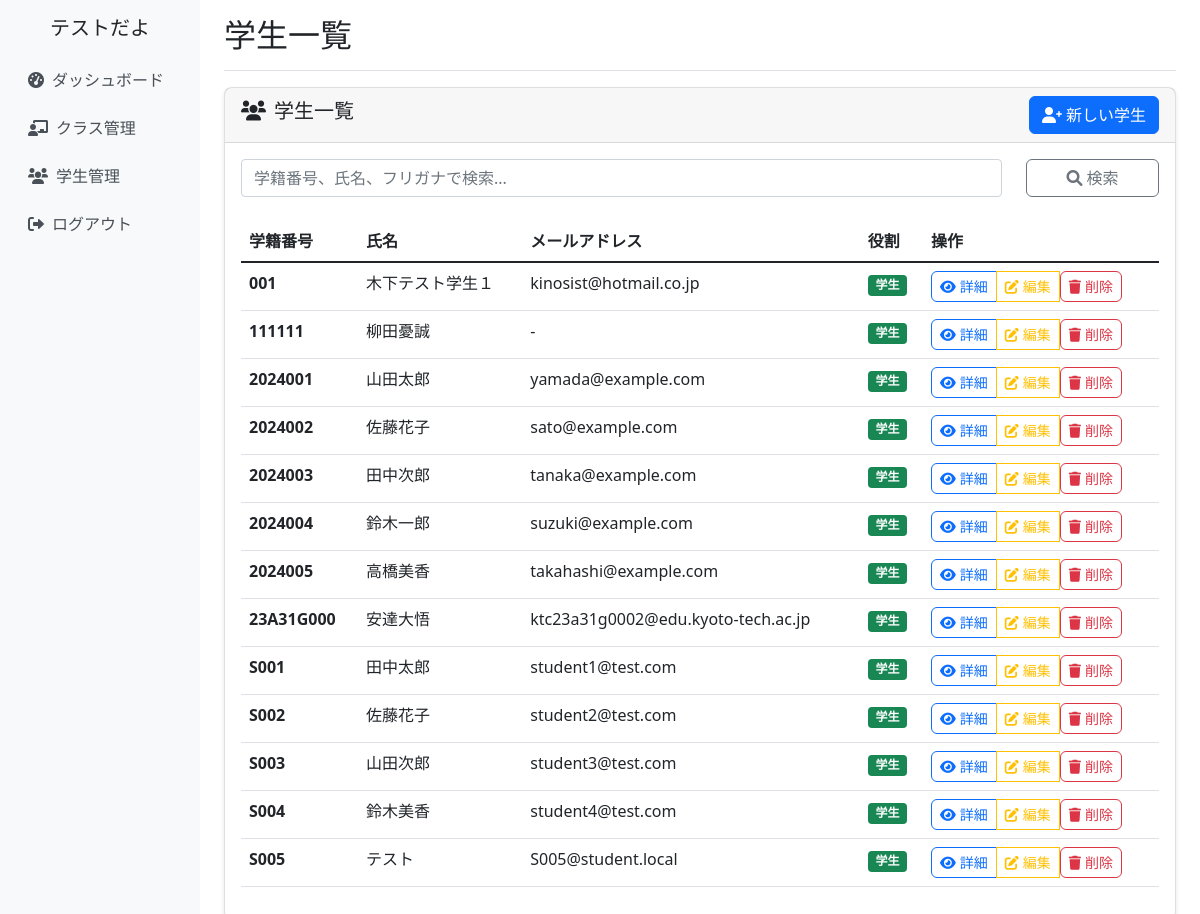
/students/ (signed in), run on the app's committed database.
### school_management/models.py (models this page shows, shortened)
class CustomUser(AbstractUser):
    ROLE_CHOICES = [
        ('admin', '管理者'),
        ('teacher', '教員'),
        ('student', '学生'),
    ]
    username = None  # usernameフィールドを無効化
    email = models.EmailField(unique=True, null=True, blank=True)
    full_name = models.CharField(max_length=100, verbose_name='氏名')
    furigana = models.CharField(max_length=100, blank=True, verbose_name='ふりがな')
    points = models.IntegerField(default=0, verbose_name='ポイント')
    role = models.CharField(
        max_length=10,
        choices=ROLE_CHOICES,
        default='student',
        verbose_name='役割'
    )
    student_number = models.CharField(max_length=20, blank=True, verbose_name='学籍番号')
    teacher_id = models.CharField(max_length=20, blank=True, verbose_name='教員ID')
    created_at = models.DateTimeField(auto_now_add=True, verbose_name='登録日時')
    updated_at = models.DateTimeField(auto_now=True, verbose_name='更新日時')
    groups = models.ManyToManyField(
        'auth.Group',
        verbose_name='groups',
        blank=True,
        help_text='The groups this user belongs to.',
        related_name="customuser_set",
        related_query_name="customuser",
    )
    user_permissions = models.ManyToManyField(
        'auth.Permission',
        verbose_name='user permissions',
        blank=True,
        help_text='Specific permissions for this user.',
        related_name="customuser_set",
        related_query_name="customuser",
    )
    USERNAME_FIELD = 'email'
    REQUIRED_FIELDS = ['full_name']
    objects = CustomUserManager()
    class Meta:
        verbose_name = 'ユーザー'
        verbose_name_plural = 'ユーザー'

### school_management/views.py (the view, shortened to what this page needs)
# urls.py: path('students/', views.student_list_view, name='student_list'),
@login_required
def student_list_view(request):
    students = Student.objects.filter(
        role='student',
        student_number__isnull=False,
        student_number__gt=''
    ).order_by('student_number')
    search_query = request.GET.get('search', '')
    if search_query:
        students = students.filter(
            Q(student_number__icontains=search_query) |
            Q(full_name__icontains=search_query)
        )
    context = {
        'students': students,
        'search_query': search_query,
    }
    return render(request, 'school_management/student_list.html', context)

### school_management/templates/school_management/student_list.html (shortened to what this page needs)
{% extends 'school_management/base.html' %}
{% block page_title %}学生一覧{% endblock %}
{% block content %}
<div class="row">
    <div class="col-12">
        <div class="card">
            <div class="card-header d-flex justify-content-between align-items-center">
                <h5><i class="fas fa-users me-2"></i>学生一覧</h5>
                <a href="{% url 'school_management:student_create' %}" class="btn btn-primary">
                    <i class="fas fa-user-plus me-1"></i>新しい学生
                </a>
            </div>
            <div class="card-body">
                <form method="get" class="mb-4">
                    <div class="row">
                        <div class="col-md-10">
                            <input type="text" class="form-control" name="search"
                                   placeholder="学籍番号、氏名、フリガナで検索..."
                                   value="{{ search_query }}">
                        </div>
                        <div class="col-md-2">
                            <button type="submit" class="btn btn-outline-secondary w-100">
                                <i class="fas fa-search"></i> 検索
                            </button>
                        </div>
                    </div>
                </form>
                {% if students %}
                    <div class="table-responsive">
                        <table class="table table-hover">
                            <thead>
                                <tr>
                                    <th>学籍番号</th>
                                    <th>氏名</th>
                                    <th>メールアドレス</th>
                                    <th>役割</th>
                                    <th>操作</th>
                                </tr>
                            </thead>
                            <tbody>
                                {% for student in students %}
                                <tr>
                                    <td><strong>{{ student.student_number|default:"未設定" }}</strong></td>
                                    <td>{{ student.full_name }}</td>
                                    <td>{{ student.email|default:"-" }}</td>
                                    <td><span class="badge bg-success">{{ student.get_role_display }}</span></td>
                                    <td>
                                        {% if student.student_number %}
                                        <div class="btn-group" role="group">
                                            <a href="{% url 'school_management:student_detail' student.student_number %}"
                                               class="btn btn-outline-primary btn-sm">
                                                <i class="fas fa-eye me-1"></i>詳細
                                            </a>
                                            <a href="{% url 'school_management:student_edit' student.student_number %}"
                                               class="btn btn-outline-warning btn-sm">
                                                <i class="fas fa-edit me-1"></i>編集
                                            </a>
                                            <form method="post" style="display: inline;" onsubmit="return confirm('{{ student.full_name }}さんを削除してもよろしいですか？この操作は取り消せません。');">
                                                <button type="submit" class="btn btn-outline-danger btn-sm">
                                                    <i class="fas fa-trash me-1"></i>削除
                                                </button>
                                            </form>
                                        </div>
                                        {% else %}
                                        <span class="text-muted">学籍番号未設定</span>
                                        {% endif %}
                                    </td>
                                </tr>
                                {% endfor %}
                            </tbody>
                        </table>
                    </div>
                {% endif %}
            </div>
        </div>
    </div>
</div>
{% endblock %}

### school_management/templates/school_management/base.html (shortened to what this page needs)
{% load static %}
<!DOCTYPE html>
<html lang="ja">
<head>
    <link href="https://cdn.jsdelivr.net/npm/bootstrap@5.1.3/dist/css/bootstrap.min.css" rel="stylesheet">
    <link href="https://cdnjs.cloudflare.com/ajax/libs/font-awesome/6.0.0/css/all.min.css" rel="stylesheet">
    <link href="{% static 'school_management/css/base.css' %}" rel="stylesheet">
</head>
<body>
    <div class="container-fluid">
        <div class="row">
            {% if user.is_authenticated %}
            <nav class="col-md-3 col-lg-2 d-md-block d-none sidebar collapse">
                <div class="position-sticky pt-3">
                    <div class="text-center mb-3">
                        <h5>{{ user.full_name }}</h5>
                    </div>
                    <ul class="nav flex-column">
                        <li class="nav-item">
                            <a class="nav-link" href="{% url 'school_management:dashboard' %}">
                                <i class="fas fa-tachometer-alt me-2"></i>ダッシュボード
                            </a>
                        </li>
                        <li class="nav-item">
                            <a class="nav-link" href="{% url 'school_management:class_list' %}">
                                <i class="fas fa-chalkboard-teacher me-2"></i>クラス管理
                            </a>
                        </li>
                        <li class="nav-item">
                            <a class="nav-link" href="{% url 'school_management:student_list' %}">
                                <i class="fas fa-users me-2"></i>学生管理
                            </a>
                        </li>
                        <li class="nav-item">
                            <a class="nav-link" href="{% url 'school_management:logout' %}">
                                <i class="fas fa-sign-out-alt me-2"></i>ログアウト
                            </a>
                        </li>
                    </ul>
                </div>
            </nav>
            <main class="col-md-9 ms-sm-auto col-lg-10 px-md-4 main-content">
                <div class="d-flex justify-content-between flex-wrap flex-md-nowrap align-items-center pt-3 pb-2 mb-3 border-bottom">
                    <h1 class="h2">{% block page_title %}{% endblock %}</h1>
                </div>
                {% block content %}{% endblock %}
            </main>
            {% else %}
            <div class="col-12">
                {% block login_content %}{% endblock %}
            </div>
            {% endif %}
        </div>
    </div>
</body>
</html>

### school_management/static/school_management/css/base.css (style rules this page uses)
.sidebar { min-height: 100vh; background-color: #f8f9fa; }
.main-content { min-height: 100vh; }
.card { box-shadow: 0 2px 4px rgba(0, 0, 0, 0.1); border-radius: 8px; }
.btn { border-radius: 6px; transition: all 0.2s ease-in-out; }
.nav-link { color: #495057; padding: 0.75rem 1rem; border-radius: 6px; transition: all 0.2s ease-in-out; }
@media (min-width: 768px) { .sidebar { position: relative; left: 0; } }

### data on the page
CustomUser: full_name "テストだよ"
CustomUser: student_number "001", full_name "木下テスト学生１", email "kinosist@hotmail.co.jp", role "学生"
CustomUser: student_number "111111", full_name "柳田憂誠", email "-", role "学生"
CustomUser: student_number "2024001", full_name "山田太郎", email "yamada@example.com", role "学生"
CustomUser: student_number "2024002", full_name "佐藤花子", email "sato@example.com", role "学生"
CustomUser: student_number "2024003", full_name "田中次郎", email "tanaka@example.com", role "学生"
CustomUser: student_number "2024004", full_name "鈴木一郎", email "suzuki@example.com", role "学生"
CustomUser: student_number "2024005", full_name "高橋美香", email "takahashi@example.com", role "学生"
CustomUser: student_number "23A31G000", full_name "安達大悟", email "ktc23a31g0002@edu.kyoto-tech.ac.jp", role "学生"
CustomUser: student_number "S001", full_name "田中太郎", email "student1@test.com", role "学生"
CustomUser: student_number "S002", full_name "佐藤花子", email "student2@test.com", role "学生"
CustomUser: student_number "S003", full_name "山田次郎", email "student3@test.com", role "学生"
CustomUser: student_number "S004", full_name "鈴木美香", email "student4@test.com", role "学生"
CustomUser: student_number "S005", full_name "テスト", email "S005@student.local", role "学生"
